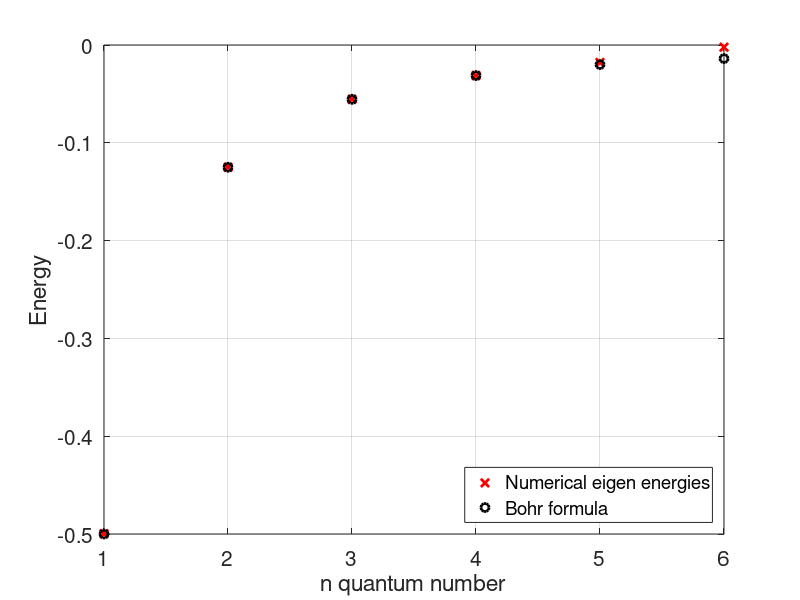
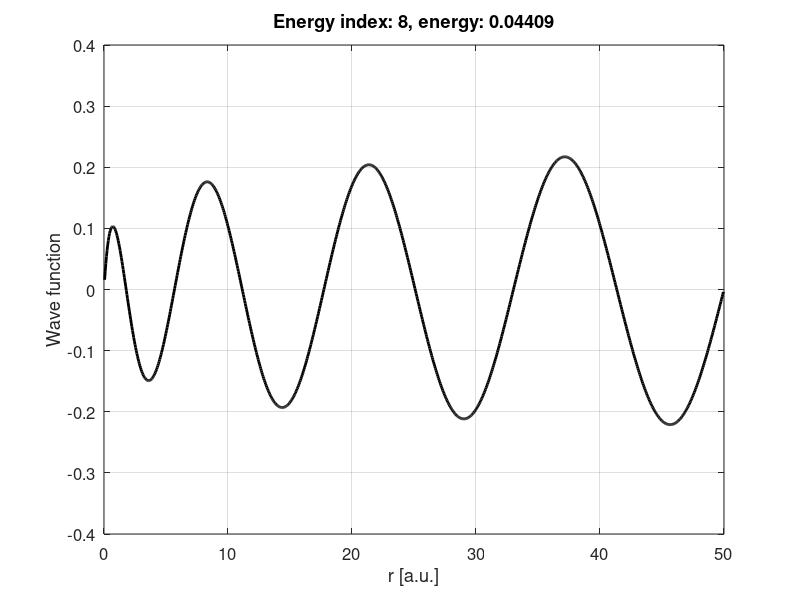

These figures' MATLAB source, in order:
% This script determines the admissible energies for a hydrogen atom.
% It does so by setting up the Hamiltonian, numerically, and 
% diagonalizing it. The kinetic energy operator is estimated using
% a three point finite difference formula. The boundary conditions at 
% r = 0 and r = L, where L is the size of the numerical domain, is 
% included manifestly in our approximation.
%
% In addition to determining the bound energies, the script also plots the
% admissible energies and compares the spectrum with the Bohr formula.
%
% Numerical inputs:
% L       - The extension of the spatial grid 
% N       - The number of grid points
% 
% Nplot   - The number of wave functions to plot
% 
% All inputs are hard coded initially.

% Numerical grid parameters
L = 50;
N = 1000;                

% The number of plots
Nplots = 8;

% Set up grid. Here r = 0 and r = L are excluded. It does, however, use
% that psi(0) = psi(L) = 0.
h = L/(N+1);
r = transpose(linspace(h, L-h, N));      % Column vector

% Set up potetial
Vpot = -1./r;

% Set up kinetic energy matrix by means of three point-formula
Tmat_FD3 = zeros(N, N);
Tmat_FD3(1, [1 2]) = [-2 1];
Tmat_FD3(N, [N-1 N]) = [1 -2];
for n=2:(N-1)
  Tmat_FD3(n, [n-1 n n+1]) = [1 -2 1]; 
end
Tmat_FD3 = Tmat_FD3/h^2;        % Correct duble derivative
Tmat_FD3 = -1/2*Tmat_FD3;       % Correct prefactor

% Full Hamiltonian
Ham = Tmat_FD3 + diag(Vpot);         % Hamiltonian

% Diagonalization
[U E] = eig(Ham);
% Extract eigen energies, the diagonal of E
E = diag(E);
% Sort eigenvalues - and rearrange eigenvectors accordingly
[E Ind] = sort(E);
U = U(:, Ind);
% Ensure proper normalization
U = U/sqrt(h);

% Determine the number of bound states
Nbound = length(find(E<0));
disp(['We found ', num2str(Nbound), ' numerical bound states.'])
% Plott the bound energies together with the Bohr formula
figure(1)
for n = 1:Nbound
  % Numerical values
  plot(1:Nbound, E(1:Nbound), 'rx', 'linewidth', 2)
  % Analytical values
  hold on
  plot(1:Nbound, -1./(2*[1:Nbound].^2), 'ko', 'linewidth', 2)
  hold off
end
grid on
set(gca, 'fontsize', 15)
xlabel('n quantum number')
ylabel('Energy')
legend('Numerical eigen energies', 'Bohr formula', 'location', 'southeast')

% Plot some of the wave functions
figure(2)
for n = 1:min(N,Nplots)
  % Write energy to screen
  plot(r, U(:,n), 'k-', 'linewidth', 2)
  title(['Energy index: ', num2str(n), ', energy: ', num2str(E(n))])
  set(gca, 'fontsize', 12)
  xlabel('r [a.u.]')
  ylabel('Wave function')
  grid on
  pause
end
